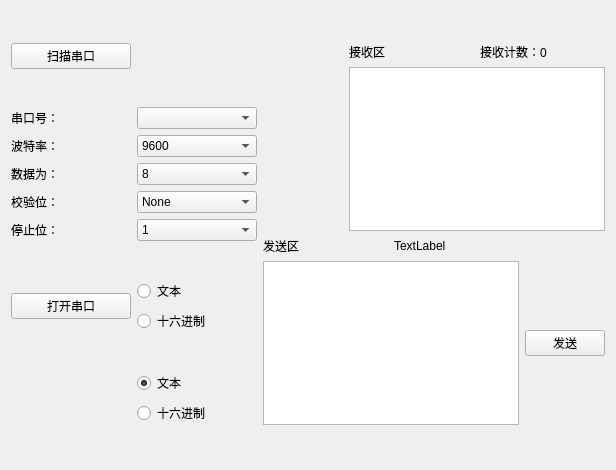
<?xml version="1.0" encoding="UTF-8"?>
<ui version="4.0">
 <class>SerialForm</class>
 <widget class="QWidget" name="SerialForm">
  <property name="geometry">
   <rect>
    <x>0</x>
    <y>0</y>
    <width>616</width>
    <height>470</height>
   </rect>
  </property>
  <property name="windowTitle">
   <string>Form</string>
  </property>
  <layout class="QGridLayout" name="gridLayout_4">
   <item row="0" column="0">
    <widget class="QPushButton" name="scanSerialBtn">
     <property name="text">
      <string>扫描串口</string>
     </property>
    </widget>
   </item>
   <item row="0" column="2" rowspan="4">
    <layout class="QGridLayout" name="gridLayout_3">
     <item row="0" column="0">
      <layout class="QHBoxLayout" name="horizontalLayout_7">
       <item>
        <layout class="QVBoxLayout" name="verticalLayout">
         <item>
          <widget class="QWidget" name="widget_2" native="true"/>
         </item>
        </layout>
       </item>
       <item>
        <layout class="QGridLayout" name="gridLayout">
         <item row="0" column="1">
          <widget class="QLabel" name="label_8">
           <property name="text">
            <string>接收计数：0</string>
           </property>
          </widget>
         </item>
         <item row="0" column="0">
          <widget class="QLabel" name="label_6">
           <property name="text">
            <string>接收区</string>
           </property>
          </widget>
         </item>
         <item row="1" column="0" colspan="2">
          <widget class="QTextEdit" name="receiveEdit"/>
         </item>
        </layout>
       </item>
      </layout>
     </item>
     <item row="1" column="0">
      <layout class="QHBoxLayout" name="horizontalLayout_6">
       <item>
        <layout class="QGridLayout" name="gridLayout_2">
         <item row="1" column="0" colspan="2">
          <widget class="QTextEdit" name="sendEdit"/>
         </item>
         <item row="0" column="0">
          <widget class="QLabel" name="label_7">
           <property name="text">
            <string>发送区</string>
           </property>
          </widget>
         </item>
         <item row="0" column="1">
          <widget class="QLabel" name="label_9">
           <property name="text">
            <string>TextLabel</string>
           </property>
          </widget>
         </item>
         <item row="1" column="2">
          <widget class="QPushButton" name="dataSendBtn">
           <property name="text">
            <string>发送</string>
           </property>
          </widget>
         </item>
        </layout>
       </item>
      </layout>
     </item>
    </layout>
   </item>
   <item row="1" column="0" colspan="2">
    <layout class="QVBoxLayout" name="verticalLayout_3">
     <item>
      <layout class="QHBoxLayout" name="horizontalLayout">
       <item>
        <widget class="QLabel" name="label">
         <property name="text">
          <string>串口号：</string>
         </property>
        </widget>
       </item>
       <item>
        <widget class="QComboBox" name="serialPortList"/>
       </item>
      </layout>
     </item>
     <item>
      <layout class="QHBoxLayout" name="horizontalLayout_2">
       <item>
        <widget class="QLabel" name="label_2">
         <property name="text">
          <string>波特率：</string>
         </property>
        </widget>
       </item>
       <item>
        <widget class="QComboBox" name="baudRateList">
         <property name="currentIndex">
          <number>3</number>
         </property>
         <item>
          <property name="text">
           <string>1200</string>
          </property>
         </item>
         <item>
          <property name="text">
           <string>2400</string>
          </property>
         </item>
         <item>
          <property name="text">
           <string>4800</string>
          </property>
         </item>
         <item>
          <property name="text">
           <string>9600</string>
          </property>
         </item>
         <item>
          <property name="text">
           <string>19200</string>
          </property>
         </item>
         <item>
          <property name="text">
           <string>38400</string>
          </property>
         </item>
         <item>
          <property name="text">
           <string>57600</string>
          </property>
         </item>
         <item>
          <property name="text">
           <string>115200</string>
          </property>
         </item>
        </widget>
       </item>
      </layout>
     </item>
     <item>
      <layout class="QHBoxLayout" name="horizontalLayout_3">
       <item>
        <widget class="QLabel" name="label_3">
         <property name="text">
          <string>数据为：</string>
         </property>
        </widget>
       </item>
       <item>
        <widget class="QComboBox" name="dataBitsList">
         <property name="currentIndex">
          <number>3</number>
         </property>
         <item>
          <property name="text">
           <string>5</string>
          </property>
         </item>
         <item>
          <property name="text">
           <string>6</string>
          </property>
         </item>
         <item>
          <property name="text">
           <string>7</string>
          </property>
         </item>
         <item>
          <property name="text">
           <string>8</string>
          </property>
         </item>
        </widget>
       </item>
      </layout>
     </item>
     <item>
      <layout class="QHBoxLayout" name="horizontalLayout_4">
       <item>
        <widget class="QLabel" name="label_4">
         <property name="text">
          <string>校验位：</string>
         </property>
        </widget>
       </item>
       <item>
        <widget class="QComboBox" name="parityList">
         <item>
          <property name="text">
           <string>None</string>
          </property>
         </item>
         <item>
          <property name="text">
           <string>奇校验</string>
          </property>
         </item>
         <item>
          <property name="text">
           <string>偶校验</string>
          </property>
         </item>
         <item>
          <property name="text">
           <string>校验位始终为1</string>
          </property>
         </item>
         <item>
          <property name="text">
           <string>校验位始终为0</string>
          </property>
         </item>
        </widget>
       </item>
      </layout>
     </item>
     <item>
      <layout class="QHBoxLayout" name="horizontalLayout_5">
       <item>
        <widget class="QLabel" name="label_5">
         <property name="text">
          <string>停止位：</string>
         </property>
        </widget>
       </item>
       <item>
        <widget class="QComboBox" name="stopBitsList">
         <item>
          <property name="text">
           <string>1</string>
          </property>
         </item>
         <item>
          <property name="text">
           <string>1.5</string>
          </property>
         </item>
         <item>
          <property name="text">
           <string>2</string>
          </property>
         </item>
        </widget>
       </item>
      </layout>
     </item>
    </layout>
   </item>
   <item row="2" column="0">
    <widget class="QPushButton" name="serialSwitchBtn">
     <property name="text">
      <string>打开串口</string>
     </property>
    </widget>
   </item>
   <item row="2" column="1">
    <layout class="QVBoxLayout" name="verticalLayout_4">
     <item>
      <widget class="QRadioButton" name="textReceiveRadioBtn">
       <property name="text">
        <string>文本</string>
       </property>
       <property name="checked">
        <bool>true</bool>
       </property>
      </widget>
     </item>
     <item>
      <widget class="QRadioButton" name="hexReceiveRadioBtn">
       <property name="text">
        <string>十六进制</string>
       </property>
      </widget>
     </item>
    </layout>
   </item>
   <item row="3" column="1">
    <layout class="QVBoxLayout" name="verticalLayout_2">
     <item>
      <widget class="QRadioButton" name="textSendRadioBtn">
       <property name="text">
        <string>文本</string>
       </property>
       <property name="checked">
        <bool>true</bool>
       </property>
      </widget>
     </item>
     <item>
      <widget class="QRadioButton" name="hexSendRadioBtn">
       <property name="text">
        <string>十六进制</string>
       </property>
      </widget>
     </item>
    </layout>
   </item>
  </layout>
 </widget>
 <resources/>
 <connections/>
</ui>
